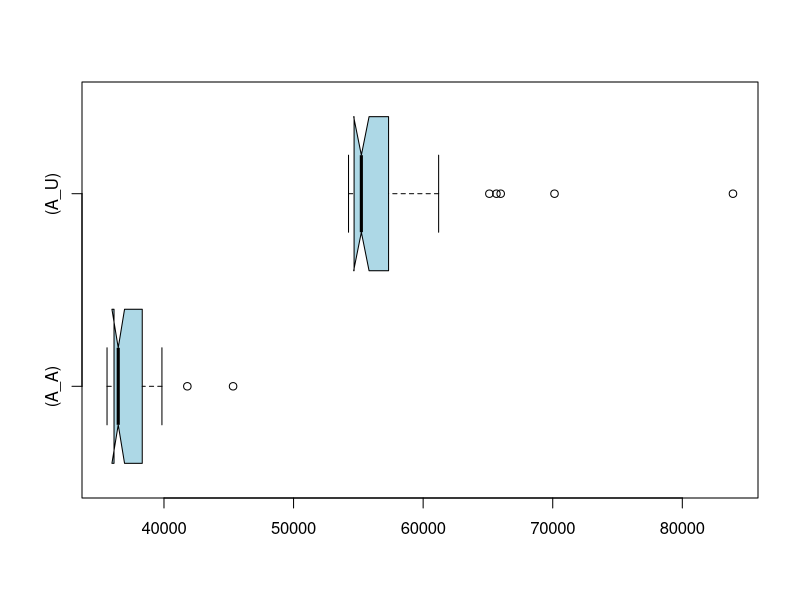

Generate this figure with R:
if (exists("A_A")) remove("A_A")
if (exists("A_U")) remove("A_U")
if (exists("C_A")) remove("C_A")
if (exists("C_U")) remove("C_U")
A_U<-c(938363,818727,732658,725690,728744,739561,732492,739607,738314,778980,731443,1122616,726337,732117,753163,731016,775040,731104,749402,731448,731133,730681,734083,739911,738332,871122,774204,756297,727887,731825,744457,798249,757072,735166,766779,731781,767042,789381,748283,729260,730263,725816,729813,736469,738167,882807,752949,742401,771765,878412)
A_A<-c(5351150,4919078,4928534,6154541,5086027,5326719,5185174,4920988,4946517,4887238,5675378,5238325,5244311,4951217,4927698,4906706,5378166,4961280,4967339,4892498,4889606,4873400,5276571,4945366,4898559,4951620,4994042,5203040,5032955,4969982,4889658,5005875,5228645,4975493,4931691,4897974,4924467,4888511,5232403,4914762,4871623,4878210,4935583,5409193,4921318,4965711,5022016,4907271,4834092,5260074)

for (i in 1:length(A_A)) {
   A_A[i]=A_A[i]/135.766;
   A_U[i]=A_U[i]/13.379;
}

if (exists("A_U")) boxplot.stats(A_U)
if (exists("A_A")) boxplot.stats(A_A)
if (exists("C_U")) boxplot.stats(C_U)
if (exists("C_A")) boxplot.stats(C_A)
if (exists("C_U")) summary(C_U)
if (exists("C_A")) summary(C_A)
if (exists("A_U")) summary(A_U)
if (exists("A_A")) summary(A_A)
if (exists("A_U")) boxplot(A_A,A_U,col="lightblue",horizontal=TRUE,match=TRUE,names=c("(A_A)","(A_U)"),notch=TRUE)
if (exists("C_U")) boxplot(C_A,C_U,col="lightblue",horizontal=TRUE,match=TRUE,names=c("(C_A)","(C_U)"),notch=TRUE)
